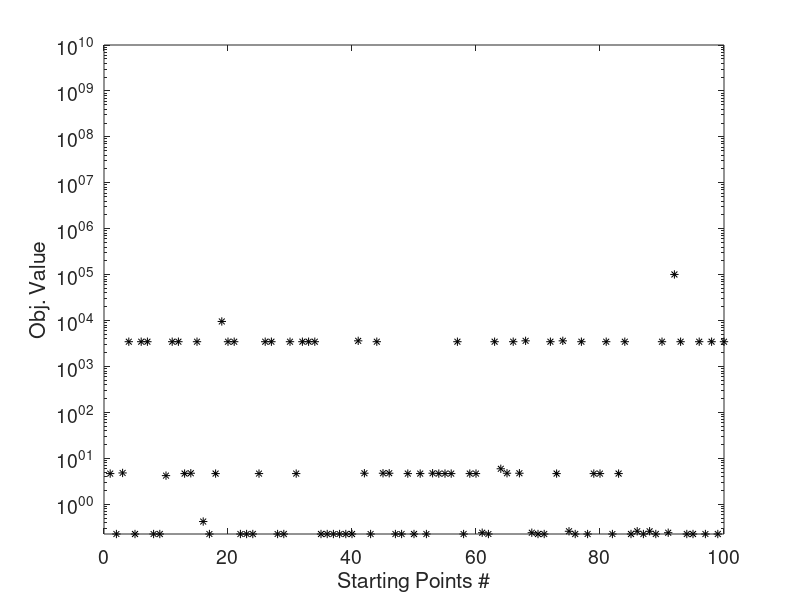

Source code (MATLAB): (Note: this script raises an error after producing the figure.)
%%
clc
clear
close all

n_alpha = 17;
FZ = 14;
%% MAC Value formulation

load SteelPedBridg_form1_JAConinterior-point

[~,index_sort] = sort(fval);
figHand = figure;
set (figHand, 'Position',[250 250 450 180]);
semilogy(index_sort,fval(index_sort),'*k');
xlabel('Starting Points #','Fontsize',FZ);
ylabel('Obj. Value','Fontsize',FZ);
set(gca,'fontsize',FZ);
ylim([0,1e10]);

ax = gca;
outerpos = ax.OuterPosition;
ti = ax.TightInset; 
left = outerpos(1) + ti(1);
bottom = outerpos(2) + ti(2);
ax_width = outerpos(3) - ti(1) - ti(3);
ax_height = outerpos(4) - ti(2) - ti(4);
ax.Position = [left bottom ax_width ax_height];

% Plot alpha value
figHand = figure; 
set (figHand, 'Position',[250 250 450 180]);
hold on
for j = 1 : n_alpha
    
    if(j == 15 || j == 17)
        h = bar(j,alpha(j,index_sort(1))/10,0.15,'k');
    else
        h = bar(j,alpha(j,index_sort(1)),0.15,'k');
    end
end

fval(index_sort(1));

grid on
ylabel('{\it\alpha_i^*}','fontsize',FZ,'fontname','Times New Roman')
xtl = {'$\alpha_1$','$\alpha_2$','$\alpha_3$','$\alpha_4$','$\alpha_5$','$\alpha_6$',...
    '$\alpha_7$','$\alpha_8$','$\alpha_9$','$\alpha_{10}$','$\alpha_{11}$','$\alpha_{12}$'...
    ,'$\alpha_{13}$','$\alpha_{14}$','$\frac{\alpha_{15}}{10}$','$\alpha_{16}$','$\frac{\alpha_{17}}{10}$'};
h = my_xticklabelsV2(gca,1 : n_alpha,xtl);
set(gca,'fontsize',FZ-2);
text(0.2,0.6,'Obj. Value = 0.2267','fontsize',FZ)
ylim([-1,1]);

ax = gca;
outerpos = ax.OuterPosition;
ti = ax.TightInset; 
left = outerpos(1) + ti(1);
bottom = outerpos(2) + ti(2);
ax_width = outerpos(3) - ti(1) - ti(3);
ax_height = outerpos(4) - ti(2) - ti(4);
ax.Position = [left bottom ax_width ax_height];
% 
%% Eigenvector difference formulation

load SteelPedBridg_form2_JAConinterior-point

[~,index_sort] = sort(fval);
figHand = figure;
set (figHand, 'Position',[250 250 450 190]);
semilogy(index_sort,fval(index_sort),'*k');
xlabel('Starting Point #','Fontsize',FZ);
ylabel('Obj. Value','Fontsize',FZ);
set(gca,'fontsize',FZ);
ylim([0,1e4]);

ax = gca;
outerpos = ax.OuterPosition;
ti = ax.TightInset; 
left = outerpos(1) + ti(1);
bottom = outerpos(2) + ti(2);
ax_width = outerpos(3) - ti(1) - ti(3);
ax_height = outerpos(4) - ti(2) - ti(4);
ax.Position = [left bottom ax_width ax_height];

% Plot alpha value
alpha = x;

figHand = figure;
set (figHand, 'Position',[250 250 450 190]);
hold on
for j = 1 : n_alpha
    
    if(j == 15 || j == 17)
        h = bar(j,alpha(j,index_sort(1))/10,0.15,'k');
    else
        h = bar(j,alpha(j,index_sort(1)),0.15,'k');
    end
end

fval(index_sort(1));

grid on
ylabel('{\it\alpha_i^*}','fontsize',FZ,'fontname','Times New Roman')
xtl = {'$\alpha_1$','$\alpha_2$','$\alpha_3$','$\alpha_4$','$\alpha_5$','$\alpha_6$',...
    '$\alpha_7$','$\alpha_8$','$\alpha_9$','$\alpha_{10}$','$\alpha_{11}$','$\alpha_{12}$'...
    ,'$\alpha_{13}$','$\alpha_{14}$','$\frac{\alpha_{15}}{10}$','$\alpha_{16}$','$\frac{\alpha_{17}}{10}$'};
h = my_xticklabelsV2(gca,1 : n_alpha,xtl);
set(gca,'fontsize',FZ);
text(0.2,0.6,'Obj. Value = 2.8474','fontsize',FZ)
ylim([-1,1]);

ax = gca;
outerpos = ax.OuterPosition;
ti = ax.TightInset; 
left = outerpos(1) + ti(1);
bottom = outerpos(2) + ti(2)*2;
ax_width = outerpos(3) - ti(1)*0.5;
ax_height = outerpos(4) - ti(2)*2 - ti(4);
ax.Position = [left bottom ax_width ax_height];


%% Dynamic residual

load SteelPedBridg_form3_JACon_trust-region-reflective

[~,index_sort] = sort(fval);
figHand = figure;
set (figHand, 'Position',[250 250 450 190]);
semilogy(index_sort,fval(index_sort),'*k');
xlabel('Starting Point #','Fontsize',FZ);
ylabel('Obj. Value','Fontsize',FZ);
set(gca,'fontsize',FZ);
ylim([3.5e9,4.5e9]);

ax = gca;
outerpos = ax.OuterPosition;
ti = ax.TightInset; 
left = outerpos(1) + ti(1);
bottom = outerpos(2) + ti(2);
ax_width = outerpos(3) - ti(1) - ti(3);
ax_height = outerpos(4) - ti(2) - ti(4);
ax.Position = [left bottom ax_width ax_height];

%% Plot alpha value
alpha = x;
figHand = figure;
set (figHand, 'Position',[250 250 450 190]);
hold on
for j = 1 : n_alpha
    h = bar(j,alpha(j,index_sort(1)),0.15,'k');
end

fval(index_sort(1));


grid on
ylabel('{\it\alpha_i^*}','fontsize',FZ,'fontname','Times New Roman')
xtl = {'$\alpha_1$','$\alpha_2$','$\alpha_3$','$\alpha_4$','$\alpha_5$','$\alpha_6$',...
    '$\alpha_7$','$\alpha_8$','$\alpha_9$','$\alpha_{10}$','$\alpha_{11}$','$\alpha_{12}$'...
    ,'$\alpha_{13}$','$\alpha_{14}$','$\alpha_{15}$','$\alpha_{16}$','$\alpha_{17}$'};

h = my_xticklabelsV2(gca,1 : n_alpha,xtl);
set(gca,'fontsize',FZ);
text(0.2,2.6,'Obj. Value = 3.92\times10^{9}','fontsize',FZ)
ylim([-1,4]);

ax = gca;
outerpos = ax.OuterPosition;
ti = ax.TightInset; 
left = outerpos(1) + ti(1);
bottom = outerpos(2) + ti(4)*1.5;
ax_width = outerpos(3) - ti(1)*0.5;
ax_height = outerpos(4) - ti(4)*2;
ax.Position = [left bottom ax_width ax_height];

